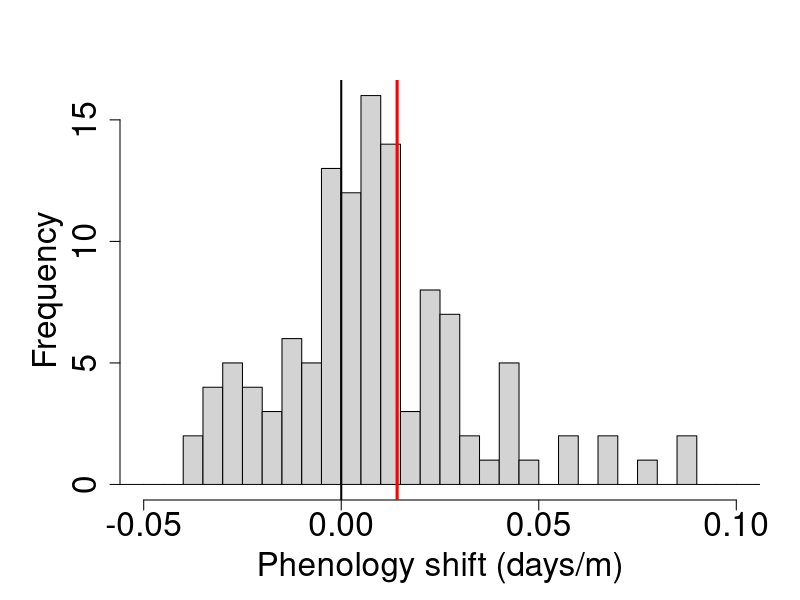

Write R code to recreate this figure.
#FloweringPhenology
data <- read.csv(file = "PhenologyFlowers.csv", header = TRUE, sep = ",")
flowers <- names(data)[15:137]
fits <- lapply(flowers, function(x) {glm(as.formula(paste(x, "~ elevation")), data = data)})
unfit <- unlist(lapply(fits, function(x) { coef(x)[[2]] }))
# Increase margins before plotting
par(mar = c(5, 6, 4, 2))  # bottom, left, top, right
hist(unfit,
     breaks = 200,
     xlim=c(-0.05,0.1),
     main = "",#"Frequency distribution of phenology shift",
     xlab="Phenology shift (days/m)",
     cex.lab = 2,  
     cex.axis = 2,  
     cex.main = 2 
)
abline(v= 0,lwd = 2)
abline(v= 0.014147,lwd = 3, col = "red")
#(0.014147 = Average of the 123 species-specific values)
